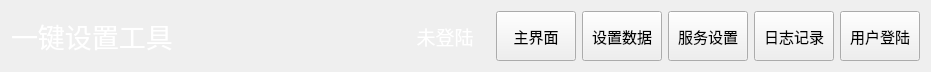
<?xml version="1.0" encoding="UTF-8"?>
<ui version="4.0">
 <class>NavBarWid</class>
 <widget class="QWidget" name="NavBarWid">
  <property name="geometry">
   <rect>
    <x>0</x>
    <y>0</y>
    <width>931</width>
    <height>72</height>
   </rect>
  </property>
  <property name="windowTitle">
   <string>Form</string>
  </property>
  <layout class="QGridLayout" name="gridLayout">
   <item row="0" column="1">
    <spacer name="horizontalSpacer">
     <property name="orientation">
      <enum>Qt::Horizontal</enum>
     </property>
     <property name="sizeHint" stdset="0">
      <size>
       <width>52</width>
       <height>20</height>
      </size>
     </property>
    </spacer>
   </item>
   <item row="0" column="6">
    <widget class="QPushButton" name="logBtn">
     <property name="maximumSize">
      <size>
       <width>200</width>
       <height>50</height>
      </size>
     </property>
     <property name="font">
      <font>
       <family>微软雅黑</family>
       <pointsize>11</pointsize>
      </font>
     </property>
     <property name="text">
      <string>日志记录</string>
     </property>
    </widget>
   </item>
   <item row="0" column="7">
    <widget class="QPushButton" name="loginBtn">
     <property name="maximumSize">
      <size>
       <width>200</width>
       <height>50</height>
      </size>
     </property>
     <property name="font">
      <font>
       <family>微软雅黑</family>
       <pointsize>11</pointsize>
      </font>
     </property>
     <property name="text">
      <string>用户登陆</string>
     </property>
    </widget>
   </item>
   <item row="0" column="3">
    <widget class="QPushButton" name="homeBtn">
     <property name="maximumSize">
      <size>
       <width>200</width>
       <height>50</height>
      </size>
     </property>
     <property name="font">
      <font>
       <family>微软雅黑</family>
       <pointsize>11</pointsize>
      </font>
     </property>
     <property name="text">
      <string>主界面</string>
     </property>
    </widget>
   </item>
   <item row="0" column="4">
    <widget class="QPushButton" name="dataBtn">
     <property name="maximumSize">
      <size>
       <width>200</width>
       <height>50</height>
      </size>
     </property>
     <property name="font">
      <font>
       <family>微软雅黑</family>
       <pointsize>11</pointsize>
      </font>
     </property>
     <property name="text">
      <string>设置数据</string>
     </property>
    </widget>
   </item>
   <item row="0" column="0">
    <widget class="QLabel" name="label">
     <property name="font">
      <font>
       <family>微软雅黑</family>
       <pointsize>20</pointsize>
      </font>
     </property>
     <property name="styleSheet">
      <string notr="true">color: rgb(255, 255, 255);</string>
     </property>
     <property name="text">
      <string>一键设置工具</string>
     </property>
    </widget>
   </item>
   <item row="0" column="5">
    <widget class="QPushButton" name="setBtn">
     <property name="maximumSize">
      <size>
       <width>200</width>
       <height>50</height>
      </size>
     </property>
     <property name="font">
      <font>
       <family>微软雅黑</family>
       <pointsize>11</pointsize>
      </font>
     </property>
     <property name="text">
      <string>服务设置</string>
     </property>
    </widget>
   </item>
   <item row="0" column="2">
    <widget class="QLabel" name="userLab">
     <property name="minimumSize">
      <size>
       <width>90</width>
       <height>0</height>
      </size>
     </property>
     <property name="font">
      <font>
       <family>微软雅黑</family>
       <pointsize>14</pointsize>
      </font>
     </property>
     <property name="contextMenuPolicy">
      <enum>Qt::PreventContextMenu</enum>
     </property>
     <property name="styleSheet">
      <string notr="true">color: rgb(255, 255, 255);</string>
     </property>
     <property name="text">
      <string>未登陆</string>
     </property>
     <property name="alignment">
      <set>Qt::AlignCenter</set>
     </property>
    </widget>
   </item>
  </layout>
 </widget>
 <resources/>
 <connections/>
</ui>
